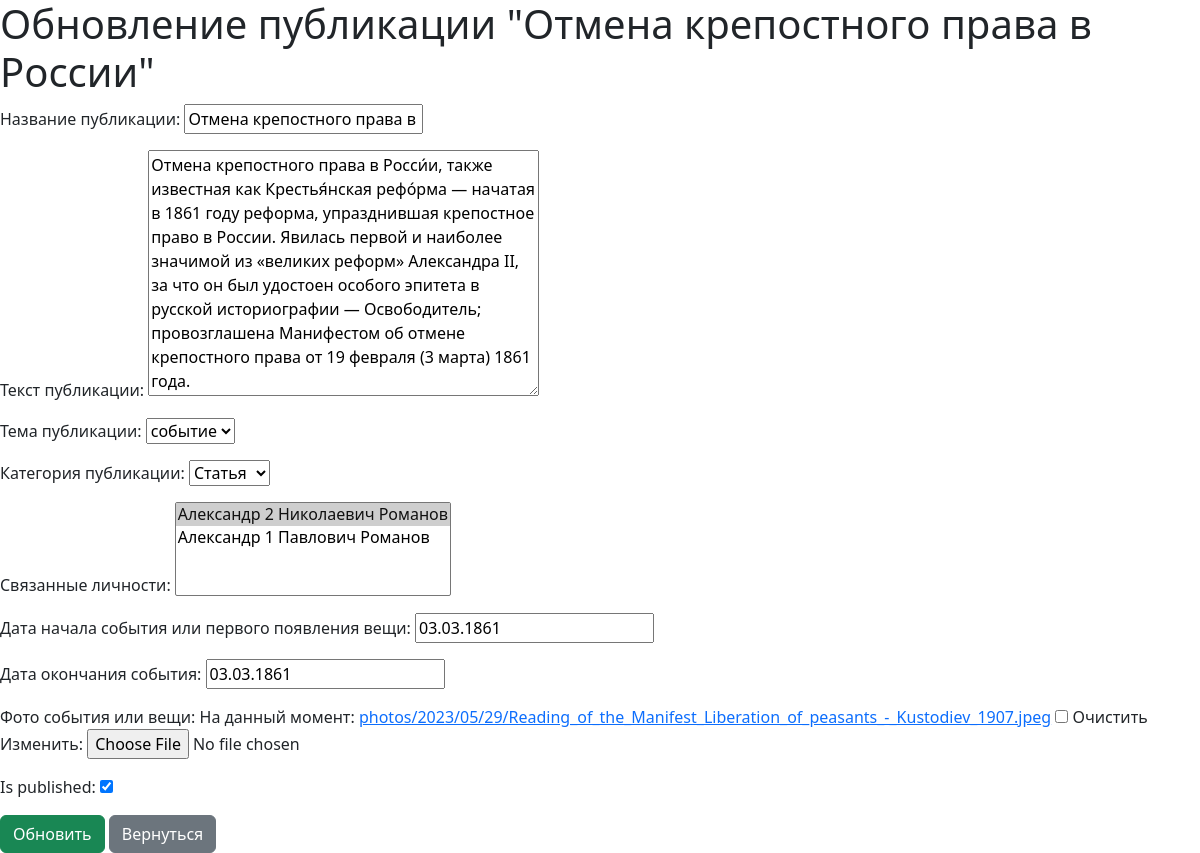
Before: /publication_update/1 with the older database file.
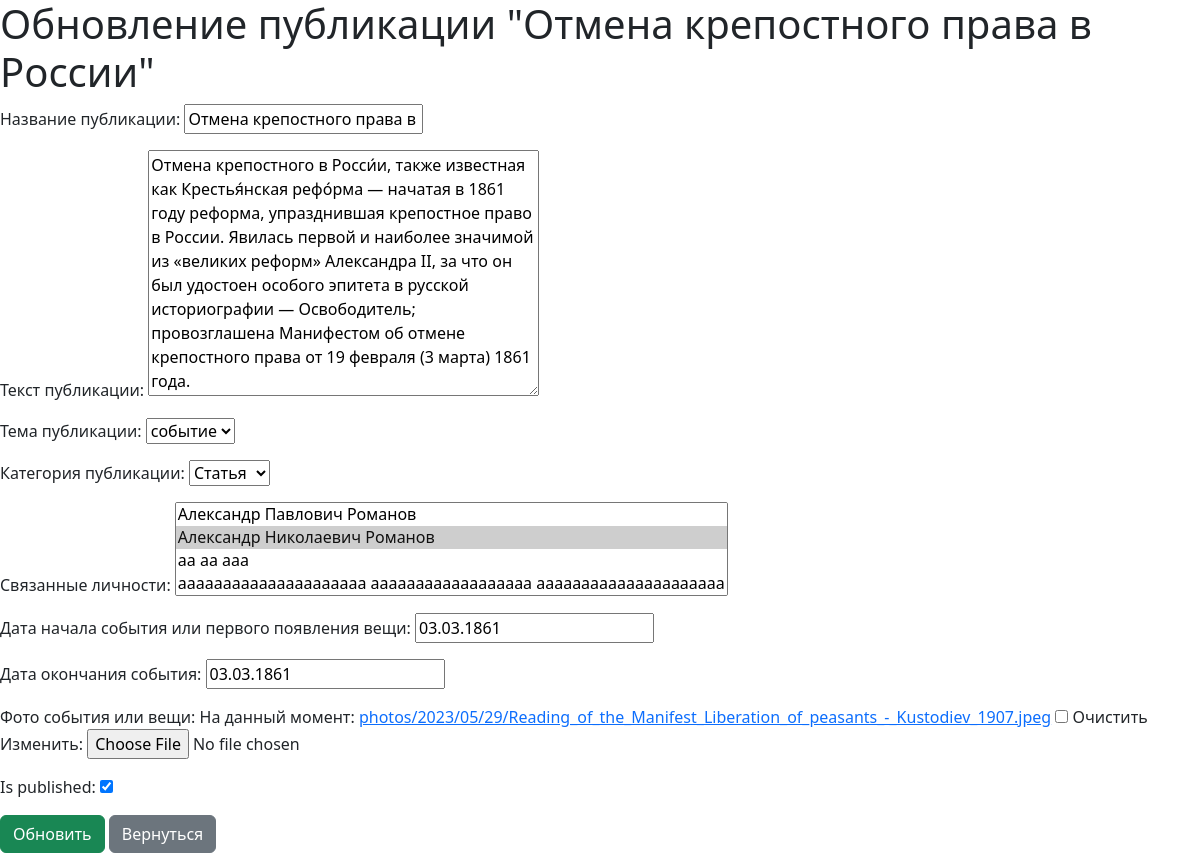
After: the same page with the newer database file.
### core/models.py (models this page shows, shortened)
class Publication(models.Model):
    title = models.CharField(max_length=255, verbose_name='Название публикации')
    content = models.TextField(verbose_name='Текст публикации', )
    theme = models.ForeignKey(Themes, on_delete=models.PROTECT, verbose_name='Тема публикации',
                              related_name='publication', )
    category = models.ForeignKey(Categories, on_delete=models.PROTECT, verbose_name='Категория публикации',
                                 related_name='publication', )
    person = models.ManyToManyField(Person, verbose_name='Связанные личности',
                                    related_name='publication', )
    year_start = models.DateField(verbose_name='Дата начала события или первого появления вещи', )
    year_end = models.DateField(verbose_name='Дата окончания события', )
    time_publish = models.DateTimeField(auto_now_add=True, verbose_name='Дата публикации', )
    time_update = models.DateTimeField(auto_now=True, verbose_name='Дата обновления', )
    photo = models.ImageField(upload_to='photos/%Y/%m/%d/', verbose_name='Фото события или вещи', blank=True, )
    is_published = models.BooleanField(default=True, )
    class Meta:
        ordering = ["-time_publish"]
        verbose_name = "Публикация"

### core/views.py (the view)
# urls.py: path('publication_update/<int:pk>', views.PublicationUpdate.as_view(), name='publication_update'),
class PublicationUpdate(TitleMixin, UpdateView):
    model = models.Publication
    template_name = 'core/publication_update.html'
    form_class = forms.PublicationForm
    title = 'Обновление публикации'
    success_url = reverse_lazy('core:publications')

### core/forms.py (shortened to what this page needs)
class PublicationForm(forms.ModelForm):
    class Meta:
        model = models.Publication
        fields = ('title', 'content', 'theme', 'category', 'person', 'year_start', 'year_end', 'photo',
                  'is_published', )

### core/datatools/index.py (called while the page is built)
    def get_title(self):
        return self.title

    def get_context_data(self, **kwargs):
        context = super().get_context_data(**kwargs)
        context["title"] = self.get_title()
        return context

### core/models.py (called while the page is built)
    def __str__(self):
        return self.name

    def __str__(self):
        return self.name

    def __str__(self):
        return f'{self.name} {self.patronymic} {self.surname}'

### core/templates/core/publication_update.html (shortened to what this page needs)
{% extends 'core/base.html' %}
{% if request.user.is_superuser %}
    {% block content %}
        <h1>Обновление публикации "{{ publication.title }}"</h1>
        <form action="{% url 'core:publication_update' pk=publication.pk %}" method="POST"
              enctype="multipart/form-data">
            {{ form.as_p }}
            <button class="btn btn-success" type="submit">Обновить</button>
            <a class="btn btn-secondary" href="{% url 'core:publications' %}" role="button">Вернуться</a>
        </form>
    {% endblock %}
{% endif %}

Changed rows visible on the page:
changed Publication "Отмена крепостного права в России": content "Отмена крепостного права в Росси́и, также известная…" → "Отмена крепостного в Росси́и, также известная…"
Other visible differences:
form field person: "Александр 2 Николаевич Романов ☑ / Александр 1 Павлович Романов" → "Александр Павлович Романов / Александр Николаевич Романов ☑ / аа аа ааа / ааааааааааааааааааааа аааааааааааааааааа ааааааааааааааааааааа"
